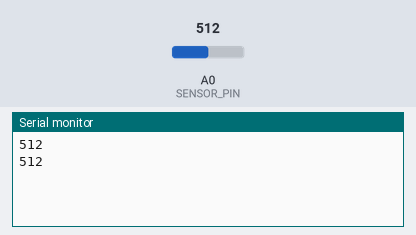
This sketch was run on a simulated Arduino Uno, built with avr-gcc and run on an emulated ATmega328P. Shown: the last lines printed to the serial monitor. The test bench sets the inputs (shaded band); at power-on: A0 (SENSOR_PIN) = 512.

Above: at 1.8 s.
1.9 s: A0 (SENSOR_PIN) set to 716
At 2.9 s:
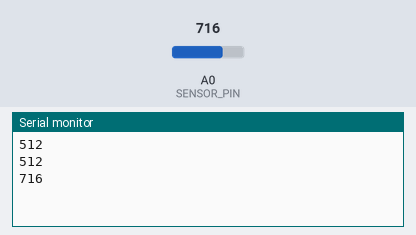
3.4 s: A0 (SENSOR_PIN) set to 900
At 4.9 s:
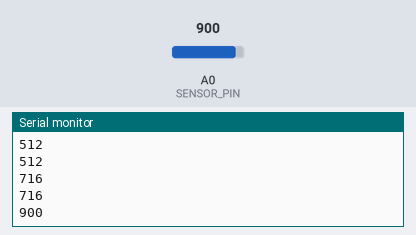
Timing chart, 0 to 6.4 s (numbered marks = the images above; inputs shaded):
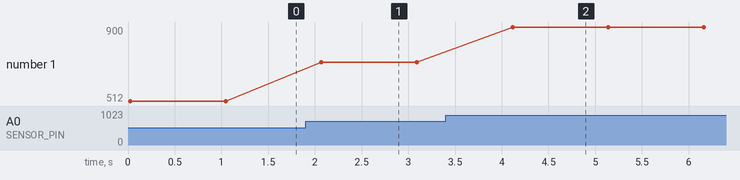

Measured:
- after the input at 1.9 s, the serial monitor: prints a new line after 0.17 s (image 1)
- after the input at 3.4 s, the serial monitor: prints a new line after 0.72 s (image 2)
- plotted number 1: 512 → 716 after the input at 1.9 s, 716 → 900 after the input at 3.4 s

The sketch:

node_xbee_test.ino
```cpp
// Node XBee link test
// Shield switch: DLINE (XBee on pins 2 and 3)
// Sensor: S -> A0, + -> D7, - -> GND
// Expected in the XCTU console on the base station, every second:  1,TEST,<value>

#include <SoftwareSerial.h>

const int NODE_ID = 1;        // 1 = Kitchen, 2 = Basement, 3 = Bathroom
const int SENSOR_PIN = A0;
const int SENSOR_POWER = 7;   // powers the sensor only while reading (less corrosion)

SoftwareSerial xbee(2, 3);    // RX, TX

int readSensor() {
  digitalWrite(SENSOR_POWER, HIGH);
  delay(10);                  // let the reading settle
  int value = analogRead(SENSOR_PIN);
  digitalWrite(SENSOR_POWER, LOW);
  return value;
}

void setup() {
  pinMode(SENSOR_POWER, OUTPUT);
  digitalWrite(SENSOR_POWER, LOW);
  Serial.begin(9600);
  xbee.begin(9600);
}

void loop() {
  int value = readSensor();

  xbee.print(NODE_ID);
  xbee.print(",TEST,");
  xbee.println(value);

  Serial.println(value);      // also visible in the Serial Monitor
  delay(1000);
}
```
